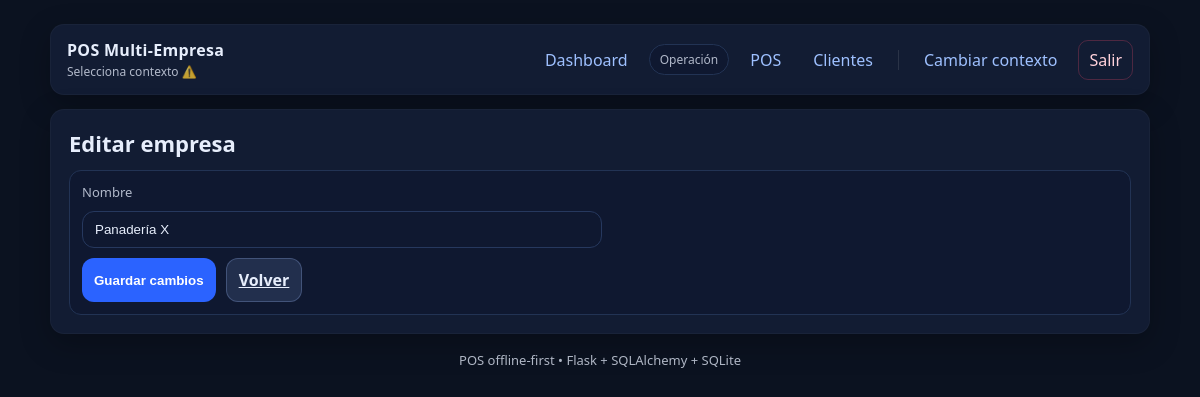
Before: /owner/companies/1/edit (signed in) with the older database file.
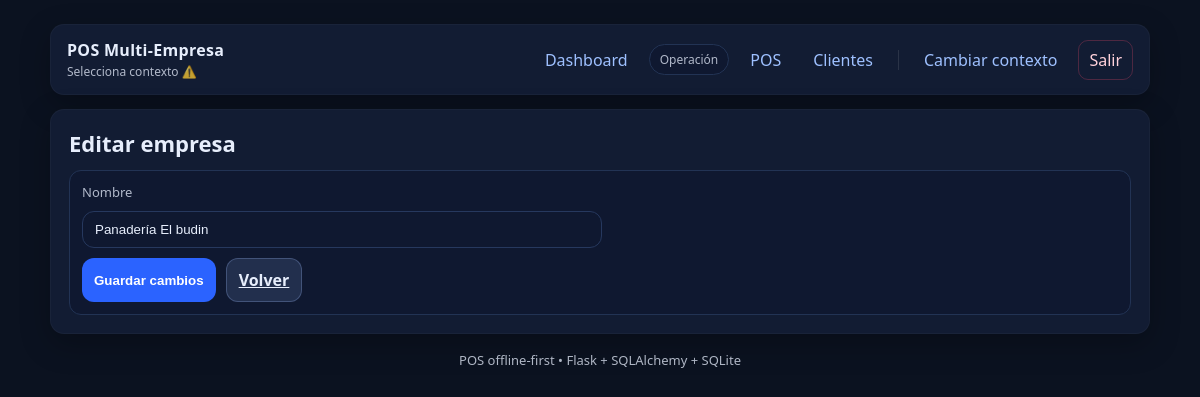
After: the same page with the newer database file.
### models/company.py (models this page shows, shortened)
class Company(db.Model):
    __tablename__ = "companies"
    id = db.Column(db.Integer, primary_key=True)
    name = db.Column(db.String(120), nullable=False, unique=True)
    is_active = db.Column(db.Boolean, default=True, nullable=False)
    created_at = db.Column(db.DateTime, default=datetime.utcnow, nullable=False)
    branches = db.relationship("Branch", back_populates="company", cascade="all, delete-orphan")
    users = db.relationship("CompanyUser", back_populates="company", cascade="all, delete-orphan")

### routes/owner.py (the view)
@owner_bp.get("/companies/<int:company_id>/edit")
@login_required
@require_system_owner()
def companies_edit_get(company_id: int):
    company = db.session.get(Company, company_id)
    if not company:
        flash("Empresa no encontrada.", "error")
        return redirect(url_for("owner.companies_list"))
    return render_template("owner_company_edit.html", company=company)

### models/user.py (called while the page is built)
@login_manager.user_loader
def load_user(user_id: str):
    return db.session.get(User, int(user_id))

### routes/guards.py (called while the page is built)
def require_system_owner():
    def decorator(fn):
        @wraps(fn)
        def wrapper(*args, **kwargs):
            r = (
                db.session.query(SystemUserRole)
                .filter(SystemUserRole.user_id == current_user.id)
                .first()
            )
            if not r or r.role != SystemRole.OWNER:
                flash("No tienes permisos para acceder a esta sección.", "error")
                return redirect(url_for("main.dashboard"))
            return fn(*args, **kwargs)
        return wrapper
    return decorator

### templates/owner_company_edit.html
{% extends "base.html" %}
{% block content %}
<h1>Editar empresa</h1>
<div class="panel">
  <form method="post" class="form" style="max-width:520px;">
    <label>Nombre</label>
    <input name="name" value="{{ company.name }}" required>
    <div style="display:flex; gap:10px; flex-wrap:wrap;">
      <button class="btn" type="submit">Guardar cambios</button>
      <a class="btn secondary" href="{{ url_for('owner.companies_list') }}">Volver</a>
    </div>
  </form>
</div>
{% endblock %}

Changed rows visible on the page:
changed Company: name "Panadería X" → "Panadería El budin"
